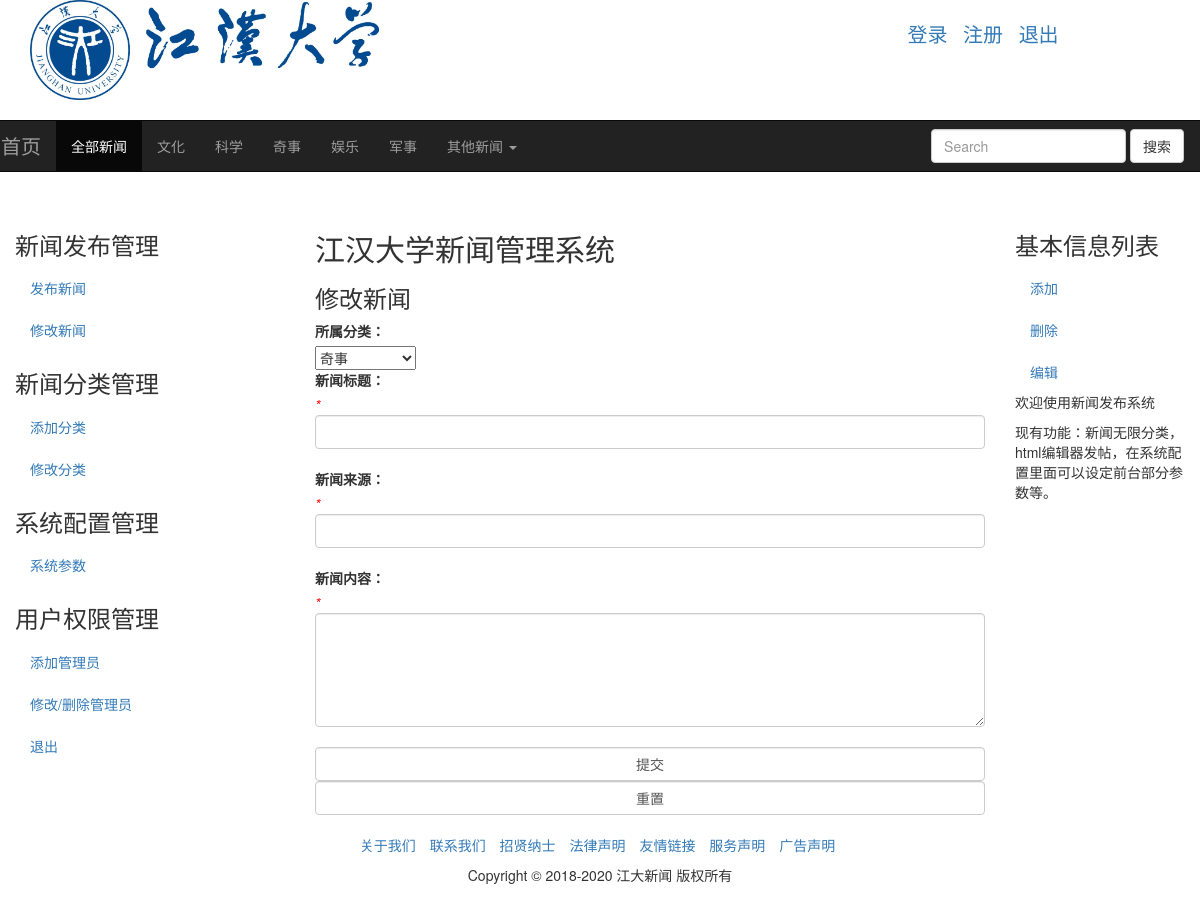
Page /modifynews.php?id=49 (signed in) on the committed database.
### tables this page shows
CREATE TABLE `class` (
  `id` tinyint(3) unsigned NOT NULL AUTO_INCREMENT COMMENT '//id',
  `class` varchar(20) NOT NULL COMMENT '//分类名',
  `typeid` tinyint(3) unsigned NOT NULL COMMENT '//分类级别id',
  `uptypeid` tinyint(3) unsigned NOT NULL COMMENT '//上级分类级别id',
  `px` tinyint(3) NOT NULL COMMENT '//分类名排序',
  PRIMARY KEY (`id`)
);

### modifynews.php (the view, shortened to what this page needs)
<!DOCTYPE html>
<html>
<head>
		<link href="css/bootstrap.min.css" rel="stylesheet">
</head>
<body>
<?php
require 'head.php';
?>
<div class="container-fluid" style="margin-top: 20px;">
	<div class="row">
	<?php require 'left2.php';?>
		<div class="col-sm-7">
			<h2>江汉大学新闻管理系统</h2>
			<div>
						<h3>修改新闻</h3>
						<form role="form" method="post" action="?action=modify&id=<?php echo $_GET['id'] ?>">
						<div class="form-group">
		<label for="name">所属分类：</label><br />
		<select name="uid">
<?php
$_results=mysql_query("select id,class from class where typeid=1");
while(!!$_row=mysql_fetch_array($_results,MYSQL_ASSOC)){?>
	<option value="<?php echo $_row['id']?>" <?php
	if(ROWS==$_row['id']){
	echo 'selected="selected"';
	}
	?>><?php echo $_row['class']?></option>
<?php
}
?>
</select><br />
		<label for="name">新闻标题：</label><br />
		<em style="color: red;">*</em><input type="text" class="form-control" name="title" value="<?php echo $_rows['title']?>" ><br />
		<label for="name">新闻来源：</label><br />
		<em style="color: red;">*</em><input type="text" class="form-control" name="birth" value="<?php echo $_rows['birth']?>"><br />
		<label for="name">新闻内容：</label><br />
		<em style="color: red;">*</em><textarea class="form-control" name="content" rows="5" ><?php echo $_rows['content']?></textarea><br />
		<input class="form-control" type="submit" value="提交"/>
		<input class="form-control" type="reset" value="重置" />
	</div>
</form>
</div>
		</div>
	<?php require 'right2.php';?>
	</div>
</div>
<?php
require 'foot.php';
?>
</body>
</html>

### head.php (shortened to what this page needs)
<div class="container-fluid">
			<div class="col-md-4">
				<img src="img/whxy_badge.png" height="100"/>
			</div>
			<div class="col-md-5">
			</div>
			<div class="col-md-3" style="padding-top:20px;font-size: 20px;">
				<ol class="list-inline">
					<li><a href="login.php">登录</a></li>
					<li><a href="register.php">注册</a></li>
					<li><a href="exit.php?action=exit">退出</a></li>
				</ol>
			</div>
		</div>
		<div class="row" style="margin-top: 20px;">
			<nav class="navbar navbar-inverse">
			  <div class="container-fluid">
			    <div class="navbar-header" >
			      <a class="navbar-brand" href="index.php" style="font-size: 20px;">首页</a>
			    </div>
			    <div class="collapse navbar-collapse" id="bs-example-navbar-collapse-1">
			      <ul class="nav navbar-nav">
			        <li class="active"><a href="sqlgunallnews.php">全部新闻<span class="sr-only">(current)</span></a></li>
			        <?php
$_result=mysql_query("select id,class from class where typeid='1'");
while (!!$_rows=mysql_fetch_array($_result)) {?>
<li><a href="sqlgunclass.php?id=<?php echo $_rows['id']?>"><?php echo $_rows['class']?></a></li>
<?php
}
?>
			        <li class="dropdown">
			          <a href="#" class="dropdown-toggle" data-toggle="dropdown" role="button" aria-haspopup="true" aria-expanded="false">其他新闻 <span class="caret"></span></a>
			            <?php $_result=mysql_query("select id,class from class where typeid='2'");
while(!!$_rows=mysql_fetch_array($_result)) {?>
<li><a href="sqlgunclass.php?id=<?php echo $_rows['id']?>"><?php echo $_rows['class']?></a></li>
<?php }?>
			        </li>
			      </ul>
			      <form method="post" action="sqlgunsearch.php" class="navbar-form navbar-right">
			        <div class="form-group">
			          <input name="key" type="text" class="form-control" placeholder="Search">
			        </div>
			        <button type="submit" class="btn btn-default">搜索</button>
			      </form>
			    </div>
			  </div>
			</nav>
		</div>

### rows in the picture
class: class "文化"
class: class "科学"
class: class "奇事"
class: class "娱乐"
class: class "军事"

### other values in the picture
form field uid "奇事"
